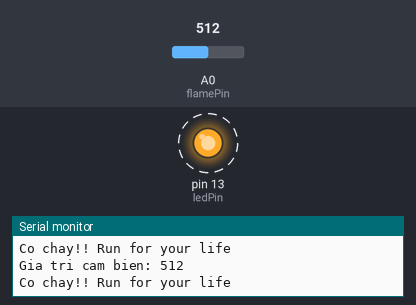
A sketch run on a simulated Arduino Uno, built with avr-gcc and run on an emulated ATmega328P. Shown: output pins drawn as LEDs (lit = HIGH), the last lines printed to the serial monitor. Dashed ring = blinking. Inputs (shaded band) come from the test bench; at power-on: A0 (flamePin) = 512.

Above: at 1.25 s.
1.3 s: A0 (flamePin) set to 787
4.3 s: A0 (flamePin) set to 807
At 5.5 s:
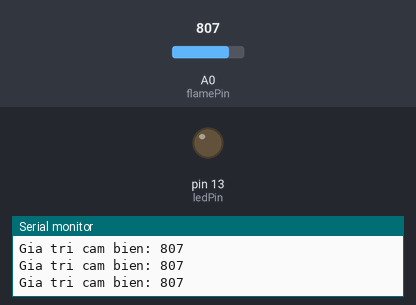
5.8 s: A0 (flamePin) set to 790
At 8.7 s:
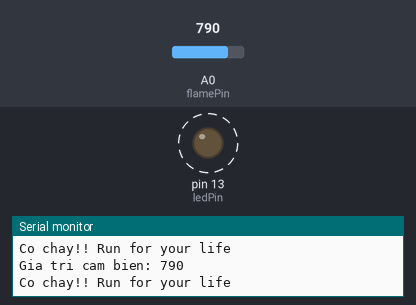
8.8 s: A0 (flamePin) set to 810
At 9.5 s:
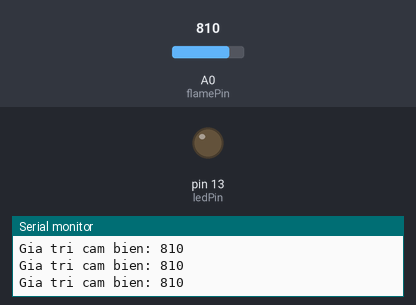
Timing chart, 0 to 11.3 s (numbered marks = the images above; inputs shaded):
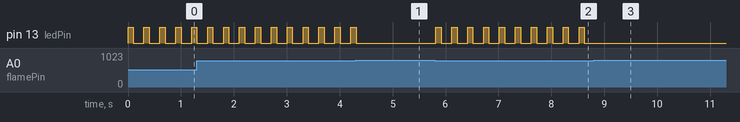

Measured:
- the behaviour switches between 799 and 800 on A0 (flamePin) (found by bisection; images 0 and 1)
- after the input at 4.3 s, pin 13 (ledPin): goes on until 4.3 s, then stays LOW
- after the input at 5.8 s, pin 13 (ledPin): alternates HIGH for 0.10 s and LOW for 0.20 s, starting at once
- after the input at 8.8 s, pin 13 (ledPin): stops changing and stays LOW
- by itself, pin 13 (ledPin): alternates HIGH for 0.10 s and LOW for 0.20 s

The sketch:

3-17-Chay.ino
```cpp
#define flamePin A0
#define ledPin 13
void setup() {
  // put your setup code here, to run once:
  Serial.begin(9600);
  pinMode(ledPin,OUTPUT);
}
void loop() {
  // put your main code here, to run repeatedly:
  Serial.print("Gia tri cam bien: ");
  int val = analogRead(flamePin);
  Serial.println(val);
  if (val<800){
    Serial.println("Co chay!! Run for your life");
    digitalWrite(ledPin, HIGH); // Bật đèn
    delay(100); // đợi 1s
    digitalWrite(ledPin, LOW);
    delay(100); // đợi
  }
  else {
    digitalWrite(ledPin, LOW);
    Serial.println();
  }
  delay(100);
}
```
